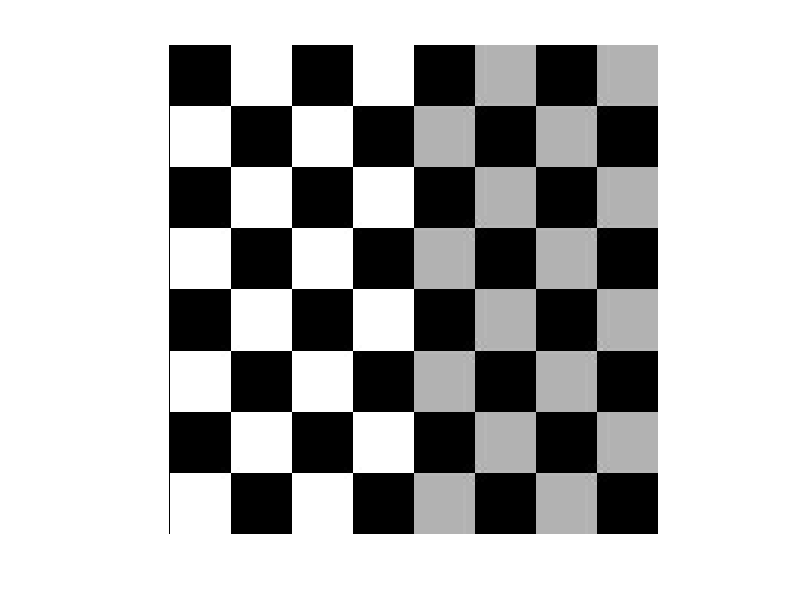
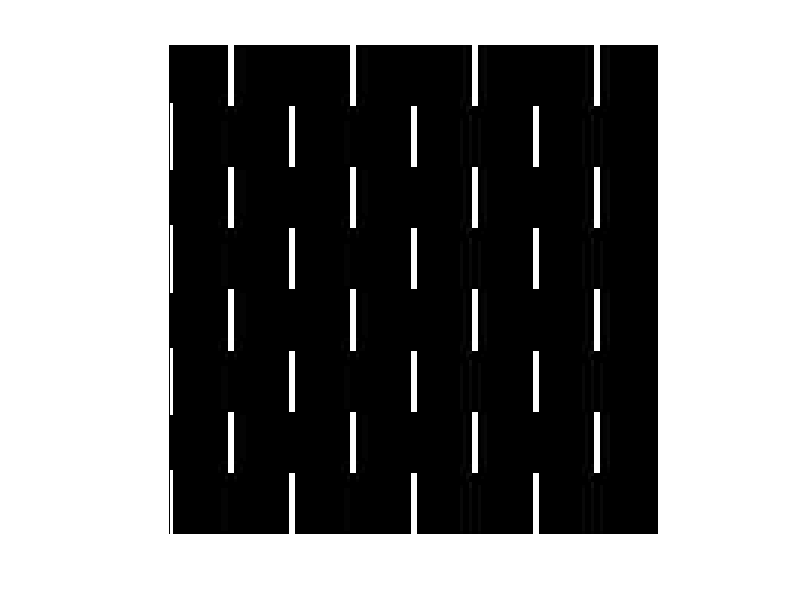
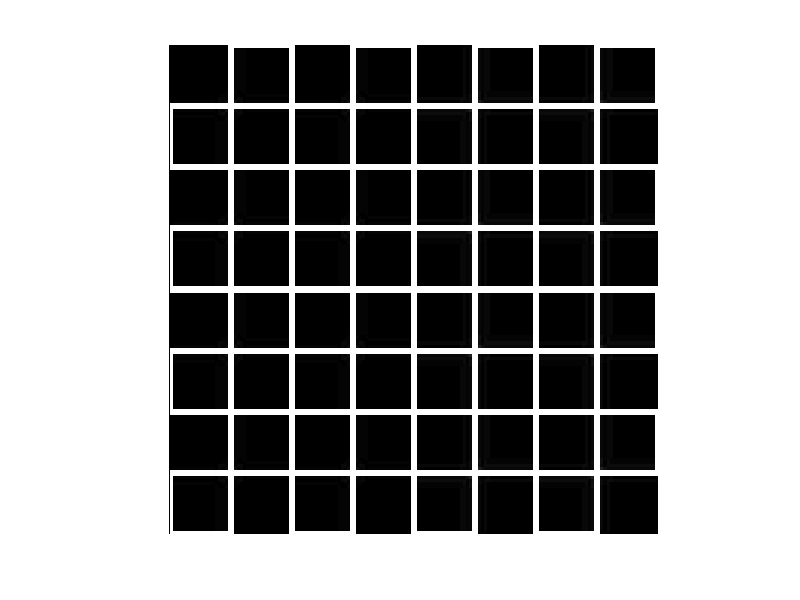

MATLAB code for these plots, in order:
% This command is used to create a checkerboard image
% The 20 within the command represents the number of 
% pixels that each box on the checkerboard will represent
imshow(checkerboard(20));

% Create an image from this matrix
% We must state the image we want to use
% Then the name we want it to have
% And finally the format we want it to be in
imwrite(checkerboard(20), 'checkerboard.jpg', 'JPEG');

% To verify this command worked we will read the image
% Then display it 
myImage = imread('checkerboard.jpg');
imshow(myImage);

% Create the x and y gradient filters to begin the
% edge detection algorithm
Sx = [1 0 -1; 2 0 -2; 1 0 -1];
Sy = [1 2 1; 0 0 0; -1 -2 -1];

% Convolve each of the above filters with the checkerboard image
% First we must convert the image into a double by using the 'double' 
% command and passing it the image variable name 'myImage'
sobelXImage = conv2(double(myImage), Sx, 'same');
sobelYImage = conv2(double(myImage), Sy, 'same');

% Next we will display the images so we can see how they currently 
% are looking with the filters applied
figure('Name', 'X Gradient');
imshow(uint8(sobelXImage));

figure('Name','Y Gradient');
imshow(uint8(sobelYImage));

% Do the gradient images look like you expect them to? Why or why not?
% No they do not appear as expected because they are just lines going 
% vertically on the X Gradient and lines going horizontally on the Y 
% Gradient. I had expected the images to appear as a gradient where
% the colors all flow together between the light and dark colors of the
% image

% What is missing from the above question and how would you fix it?
% I believe what is missing is that the gradient magnitude is not being
% calculated because we are not combining the results of the gradient
% components. It can be fixed by calculating the gradient magnitude. This
% is done by taking the square root of the sum of the squared x and y
% gradients. 

% The command we will use to complete this operation is displayed below
E = sqrt(sobelXImage.^2 + sobelYImage.^2);
imshow(uint8(E));